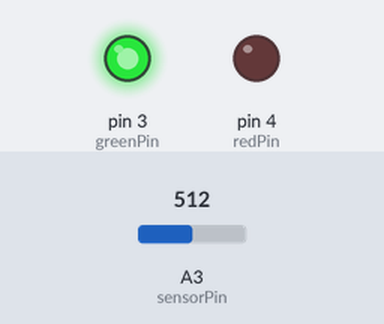
Bench run of a sketch on a simulated Arduino Uno, built with avr-gcc and run on an emulated ATmega328P. Parts: output pins drawn as LEDs (lit = HIGH). The test bench sets the inputs (shaded band); at power-on: A3 (sensorPin) = 512.

Above: at 1.2 s.
1.3 s: A3 (sensorPin) set to 108
2.8 s: A3 (sensorPin) set to 92
At 4.0 s:
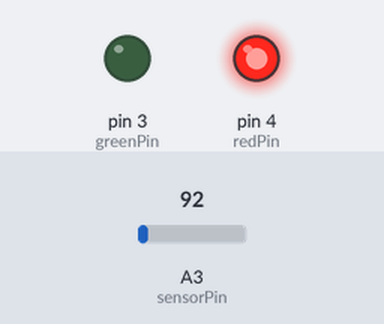
4.3 s: A3 (sensorPin) set to 110
At 5.1 s:
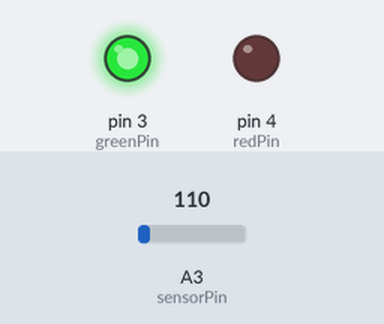
5.8 s: A3 (sensorPin) set to 90
At 6.3 s:
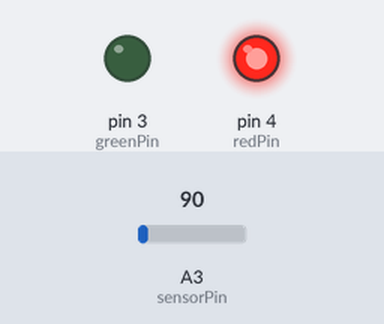
Timing chart, 0 to 8.3 s (numbered marks = the images above; inputs shaded):
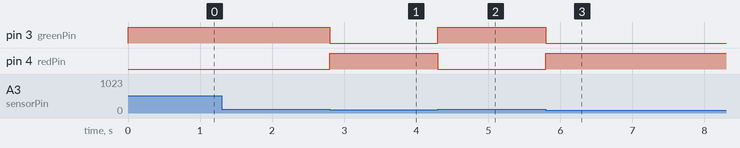

Measured:
- the behaviour switches between 100 and 99 on A3 (sensorPin) (found by bisection; images 0 and 1)
- after the input at 1.3 s, every drawn part: stays the same
- after the input at 2.8 s, pin 3 (greenPin): HIGH → LOW at once; pin 4 (redPin): LOW → HIGH at once
- after the input at 4.3 s, pin 3 (greenPin): LOW → HIGH at once; pin 4 (redPin): HIGH → LOW at once
- after the input at 5.8 s, pin 3 (greenPin): HIGH → LOW at once; pin 4 (redPin): LOW → HIGH at once

The sketch:

ldr.ino
```cpp
int redPin = 4;
int greenPin = 3;
int sensorPin = A3;


void setup()
{
  pinMode(redPin, OUTPUT);
  pinMode(greenPin, OUTPUT);
}

void loop()
{
 int blinkRate = analogRead(sensorPin);
 Serial.print("Deger= ");
 Serial.println(blinkRate);

 if(blinkRate < 100)
 {
   digitalWrite(greenPin, LOW);
   digitalWrite(redPin, HIGH);
 }
 else
 {
   digitalWrite(greenPin, HIGH);
   digitalWrite(redPin, LOW);
 }
}
```
